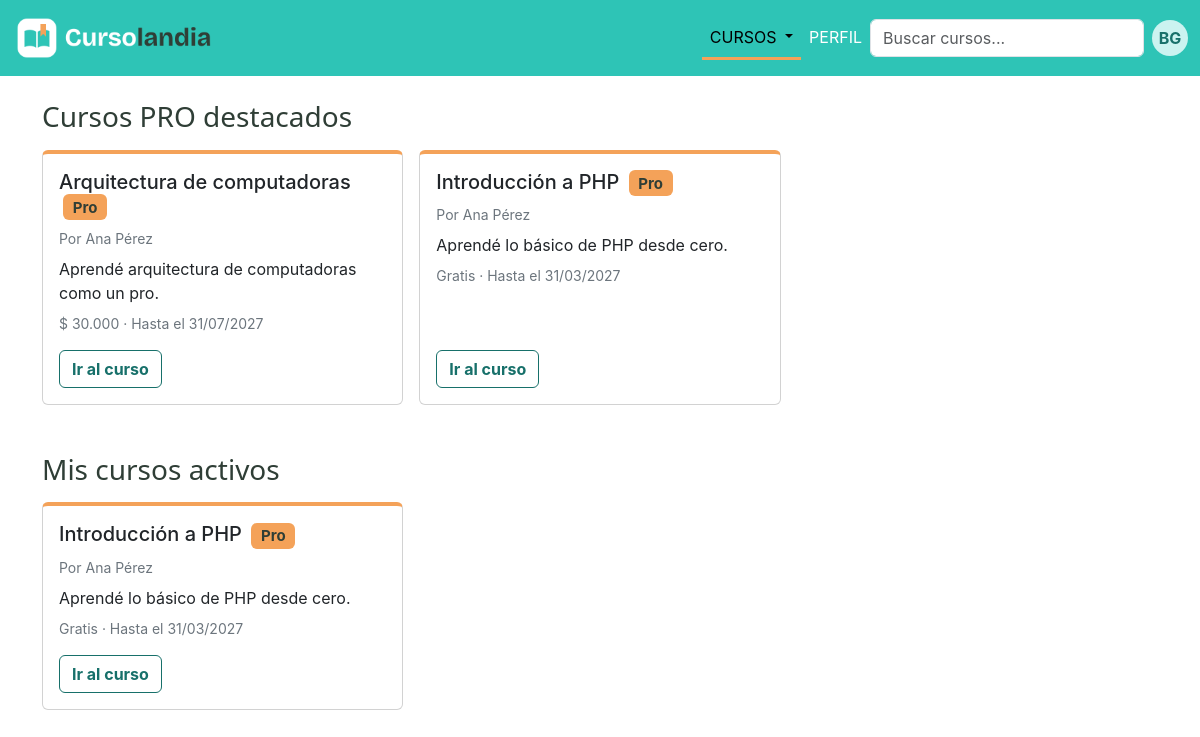
Page /vistas/principal.php (signed in) on the committed database.
### tables this page shows
CREATE TABLE curso (
    id_curso      INT UNSIGNED NOT NULL AUTO_INCREMENT,
    titulo        VARCHAR(100) NOT NULL,
    descripcion   TEXT NOT NULL,
    costo         DECIMAL(10,2) NULL,
    cupo          INT UNSIGNED NULL,
    fecha_inicio  DATE NOT NULL,
    fecha_fin     DATE NOT NULL,
    tipo_acceso   ENUM('publico','privado') NOT NULL DEFAULT 'publico',
    id_creador    INT UNSIGNED NOT NULL,
    PRIMARY KEY (id_curso),
    CONSTRAINT chk_curso_costo  CHECK (costo > 0),
    CONSTRAINT chk_curso_cupo   CHECK (cupo > 0),
    CONSTRAINT chk_curso_fechas CHECK (fecha_fin >= fecha_inicio),
    CONSTRAINT fk_curso_creador FOREIGN KEY (id_creador)
        REFERENCES usuario (id_usuario)
        ON UPDATE CASCADE
        ON DELETE RESTRICT
);

CREATE TABLE usuario (
    id_usuario        INT UNSIGNED NOT NULL COMMENT 'DNI del usuario',
    nombre            VARCHAR(50)  NOT NULL,
    apellido          VARCHAR(50)  NOT NULL,
    email             VARCHAR(100) NOT NULL UNIQUE,
    contrasenia       VARCHAR(255) NOT NULL,
    fecha_nacimiento  DATE NOT NULL,
    telefono          VARCHAR(20)  NULL,
    antecedentes      TEXT NULL,
    imagen_principal  VARCHAR(255) NOT NULL DEFAULT 'img/avatar-default.png',
    tipo_plan         ENUM('gratuito','pro') NOT NULL DEFAULT 'gratuito',
    fecha_venc_pro    DATE NULL,
    PRIMARY KEY (id_usuario),
    CONSTRAINT chk_usuario_dni CHECK (id_usuario BETWEEN 1000000 AND 99999999),
    CONSTRAINT chk_usuario_pro CHECK (tipo_plan = 'gratuito' OR fecha_venc_pro IS NOT NULL)
);

### controles/ControlCurso.php (called while the page is built, shortened)
<?php
require_once __DIR__ . '/../clases/Curso.php';
require_once __DIR__ . '/../clases/Usuario.php';
require_once __DIR__ . '/../traits/AccesoBD.php';
class ControlCurso
{
    public function obtenerDestacados()
    {
        $sql = self::SELECT_CURSO . "
                WHERE u.tipo_plan = 'pro' AND u.fecha_venc_pro >= CURDATE()
                  AND c.fecha_fin >= CURDATE()
                ORDER BY c.fecha_inicio";
        $resultado = $this->consultar($sql);
        return $this->armarCursos($resultado);
    }
    public function obtenerActivosDeInscripto(int $idUsuario)
    {
        $sql = self::SELECT_CURSO . "
                JOIN inscripcion i ON i.id_curso = c.id_curso
                WHERE i.id_usuario = ?
                  AND i.estado = 'confirmada'
                  AND CURDATE() BETWEEN c.fecha_inicio AND c.fecha_fin
                ORDER BY c.fecha_fin";
        $resultado = $this->consultar($sql,'i',[$idUsuario]);
        return $this->armarCursos($resultado);
    }
    private function armarCursos($resultado)
    {
        $cursos = [];
        while ($fila = mysqli_fetch_assoc($resultado)) {
            $creador = new Usuario(
                $fila['id_usuario'],
                $fila['nombre'],
                $fila['apellido'],
                $fila['email'],
                '',
                $fila['fecha_nacimiento'],
                $fila['telefono'],
                $fila['antecedentes'],
                $fila['imagen_principal'],
                $fila['tipo_plan'],
                $fila['fecha_venc_pro']
            );
            $cursos[] = new Curso(
                $fila['id_curso'],
                $fila['titulo'],
                $fila['descripcion'],
                $fila['costo'],
                $fila['cupo'],
                $fila['fecha_inicio'],
                $fila['fecha_fin'],
                $fila['tipo_acceso'],
                $creador
            );
        }
        return $cursos;
    }
}

### traits/AccesoBD.php (called while the page is built)
<?php
trait AccesoBD{
    private $conexion;
    public function __construct($conexion){
        $this->conexion = $conexion;
    }
    private function consultar(string $sql, string $tipos='', array $param=[]){
        $sentencia = mysqli_prepare($this->conexion,$sql);
        if($tipos!==''){
            mysqli_stmt_bind_param($sentencia,$tipos,...$param);
        }
        mysqli_stmt_execute($sentencia);
        return mysqli_stmt_get_result($sentencia);
    }
}

### clases/Curso.php (called while the page is built, shortened)
<?php
require_once __DIR__ . '/Usuario.php';
    class Curso{
        private $id;
        private $titulo;
        private $descripcion;
        private $costo;
        private $fecha_fin;
        private $creador;
        public function __construct($id,$titulo,$descripcion,$costo,$cupo,$fecha_inicio,$fecha_fin,$tipo_acceso,Usuario $creador){
            $this->id = $id;
            $this->titulo = $titulo;
            $this->descripcion = $descripcion;
            $this->costo = $costo;
            $this->fecha_fin = $fecha_fin;
            $this->creador = $creador;
        }
        public function getId(){
            return $this->id;
        }
        public function getTitulo(){
            return $this->titulo;
        }
        public function getDescripcion(){
            return $this->descripcion;
        }
        public function getCosto(){
            return $this->costo;
        }
        public function getFechaFin(){
            return $this->fecha_fin;
        }
        public function getCreador(){
            return $this->creador;
        }
        public function esGratuito(){
            return $this->costo === null;
        }
        public function esDestacado(){
            return $this->creador->esPro();
        }
    }

### clases/Usuario.php (called while the page is built, shortened)
<?php
class Usuario{
        private $nombre;
        private $apellido;
        private $tipo_plan;
        private $fecha_venc_pro;
        public function __construct($id_usuario,$nombre,$apellido,$email,$contrasenia,$fecha_nacimiento,$telefono,$antecedentes,$imagen_principal,$tipo_plan,$fecha_venc_pro){
            $this->nombre = $nombre;
            $this->apellido = $apellido;
            $this->tipo_plan = $tipo_plan;
            $this->fecha_venc_pro = $fecha_venc_pro;
        }
        public function getNombre(){
            return $this->nombre;
        }
        public function getApellido(){
            return $this->apellido;
        }
        public function esPro(){
            if($this->tipo_plan === 'pro' && date('Y-m-d')<=$this->fecha_venc_pro){
                return true;
            }
            return false;
        }
    }

### includes/tarjeta_curso.php (the view)
<?php
$precio = $curso->esGratuito() ? 'Gratis' : '$ ' . number_format($curso->getCosto(), 0, ',', '.');
$hasta  = date('d/m/Y', strtotime($curso->getFechaFin()));
?>
<div class="col-sm-6 col-lg-4">
    <div class="card h-100 <?= $curso->esDestacado() ? 'card-pro' : 'curso' ?>">
        <div class="card-body d-flex flex-column gap-2">
            <h5 class="card-title mb-0">
                <?= htmlspecialchars($curso->getTitulo()) ?>
                <?php if ($curso->esDestacado()): ?>
                    <span class="badge ms-1">Pro</span>
                <?php endif; ?>
            </h5>
            <p class="small text-secondary mb-0">Por <?= htmlspecialchars($curso->getCreador()->getNombre() . ' ' . $curso->getCreador()->getApellido()) ?></p>
            <p class="card-text mb-0"><?= htmlspecialchars($curso->getDescripcion()) ?></p>
            <p class="small text-secondary mb-2"><?= $precio ?> · Hasta el <?= $hasta ?></p>
            <a href="curso.php?id=<?= $curso->getId() ?>" class="btn link-curso mt-auto align-self-start">Ir al curso</a>
        </div>
    </div>
</div>

### vistas/principal.php (shortened to what this page needs)
<?php
require_once __DIR__ . '/../conexiones/conexion.php';
require_once __DIR__ . '/../controles/ControlCurso.php';
$controlCurso = new ControlCurso($conexion);
$destacados = $controlCurso->obtenerDestacados();
$misCursos  = $controlCurso->obtenerActivosDeInscripto($_SESSION['id_usuario']);
?>
<!DOCTYPE html>
<html lang="es">
<head>
    <link href="https://cdn.jsdelivr.net/npm/bootstrap@5.3.8/dist/css/bootstrap.min.css" rel="stylesheet">
    <link href="../css/styles.css" rel="stylesheet">
</head>
<body>
    <?php require __DIR__ . '/../includes/navbar.php'; ?>
    <main class="container my-4">
        <section class="mb-5">
            <h2 class="h3 mb-3">Cursos PRO destacados</h2>
            <?php if (count($destacados) === 0): ?>
                <p class="text-secondary">Por ahora no hay cursos destacados.</p>
            <?php else: ?>
                <div class="row g-3">
                    <?php foreach ($destacados as $curso): ?>
                        <?php require __DIR__ . '/../includes/tarjeta_curso.php'; ?>
                    <?php endforeach; ?>
                </div>
            <?php endif; ?>
        </section>
        <section>
            <h2 class="h3 mb-3">Mis cursos activos</h2>
            <?php if (count($misCursos) === 0): ?>
                <p class="text-secondary">Todavía no estás inscripto en ningún curso activo. <a href="cursos.php">Ver todos los cursos</a></p>
            <?php else: ?>
                <div class="row g-3">
                    <?php foreach ($misCursos as $curso): ?>
                        <?php require __DIR__ . '/../includes/tarjeta_curso.php'; ?>
                    <?php endforeach; ?>
                </div>
            <?php endif; ?>
        </section>
    </main>
</body>
</html>

### css/styles.css (style rules this page uses)
:root { --color-texto: #2F3E36; --color-acento: #F4A259; --color-suave: #CBF3F0; --color-fondo: #FFFFFF; --color-principal: #2EC4B6; --color-principal-oscuro: #17706A; }
body { font-family: 'Inter', system-ui, sans-serif; color: var(--color-texto); }
h1, h2 { font-family: 'Poppins', system-ui, sans-serif; }
.badge { background-color: var(--color-acento); color: var(--color-texto); }
.card-pro { border-top: 4px solid var(--color-acento); }
.link-curso { color: var(--color-principal-oscuro); font-weight: bold; text-decoration: none; background-color: var(--color-fondo); border-color: var(--color-principal-oscuro); }

### rows in the picture
curso: titulo "Arquitectura de computadoras", id_creador.apellido "Ana Pérez", descripcion "Aprendé arquitectura de computadoras como un pro.", costo "$ 30.000", fecha_fin "31/07/2027"
curso: titulo "Introducción a PHP", id_creador.apellido "Ana Pérez", descripcion "Aprendé lo básico de PHP desde cero.", costo "Gratis", fecha_fin "31/03/2027"

### other values in the picture
$_SESSION['iniciales'] "BG"
